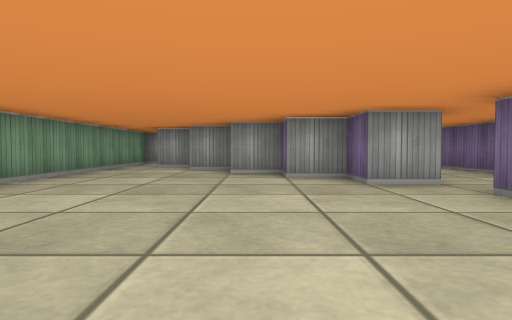
view 1 (above)

14 first-person views from a walk through a cub3D ray-caster map. The camera is about half as high as the walls, tilts 2° down and sees 75° across. The floor is counted in squares. Each view is taken from the middle of a square. On the plan, view 1 faces up. The plan holds only what a view shows up to about 9 squares ahead; the rest is blank.

view 2
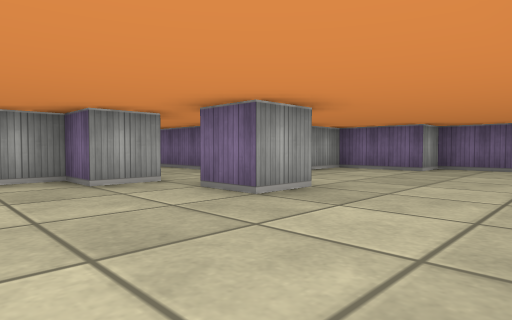

view 3
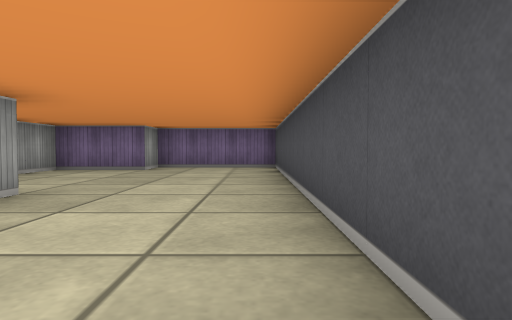

view 4
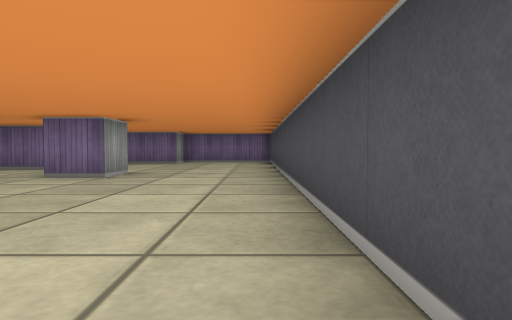

view 5
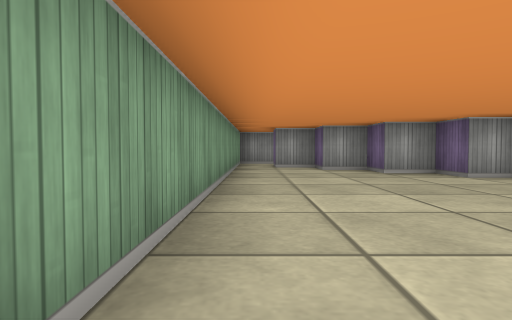

view 6
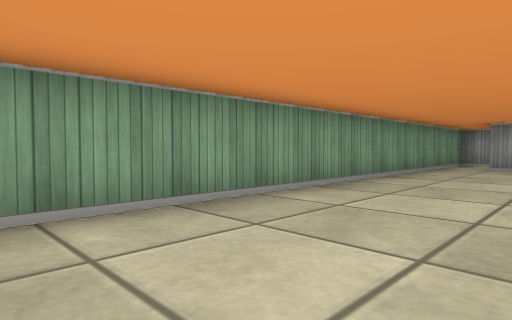

view 7
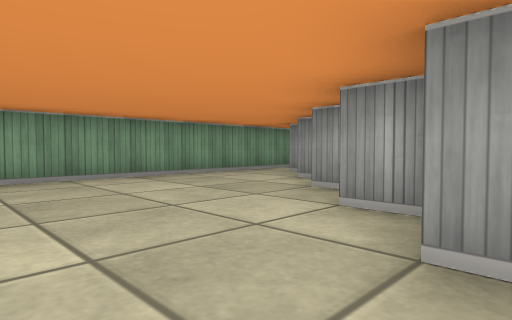

view 8
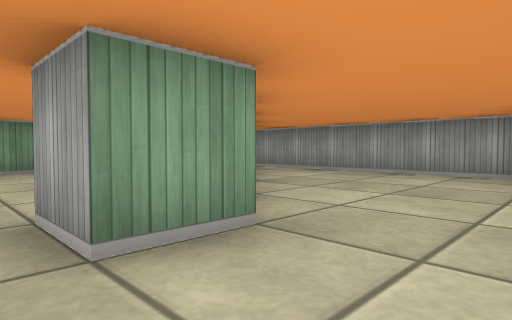

view 9
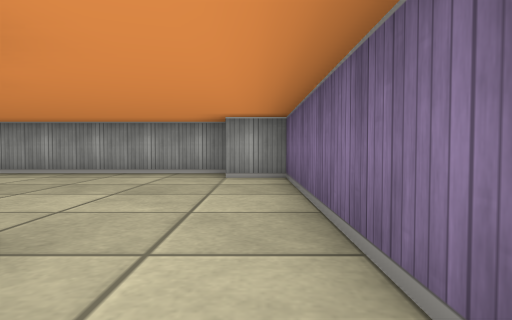

view 10
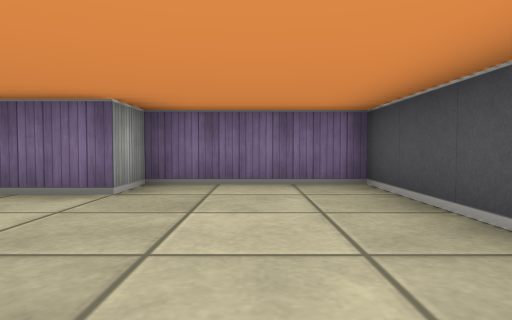

view 11
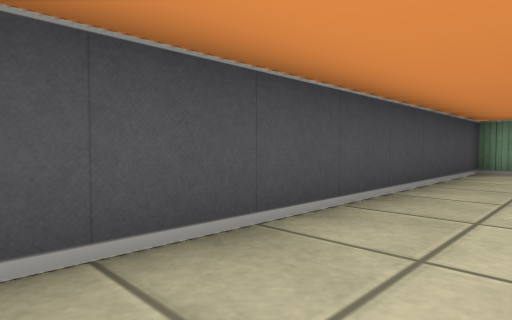

view 12
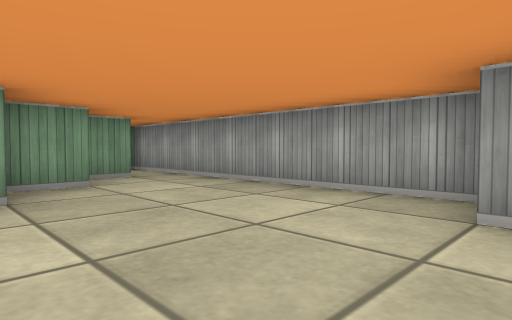

view 13
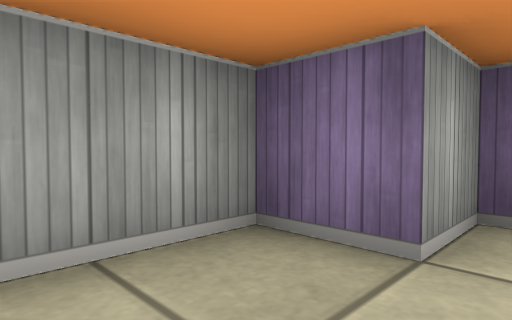

view 14
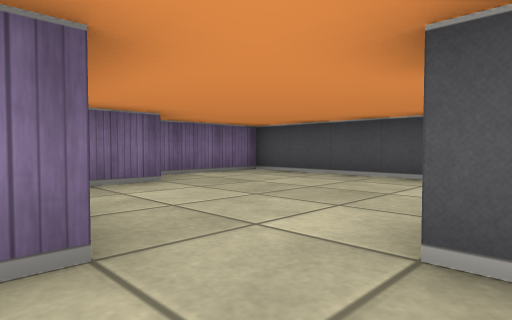

### Floor plan
Ten units are one square. View 1 is at (0, 0); x grows to the right and y downward. Boxes are objects, and circles mark ways between rooms. Rooms are numbered by the first view taken in them; rooms with no view inside come last. Other rooms are left out.
<svg viewBox="-40 -110 130 120">
<path fill="none" stroke="#000" d="M35 -25 25 -25 25 -35M25 -45 15 -45 15 -55 5 -55 5 -65 -5 -65 -5 -75 -15 -75M-15 -85 -25 -85M-35 -75 -35 5 85 5 85 -25 75 -25 75 -45 62 -45M25 -55 25 -45M-5 -86 -5 -75M-15 -95 -15 -88M45 -44 45 -95 35 -95 35 -105 -15 -105M-15 -75 -15 -85M-15 -105 -35 -105 -35 -75"/>
<circle cx="35" cy="-50" r="3" fill="#2a7"/>
<circle cx="-30" cy="-80" r="3" fill="#2a7"/>
<circle cx="-20" cy="-100" r="3" fill="#2a7"/>
<text x="20" y="-20">1</text>
<text x="20" y="-80">2</text>
<text x="-30" y="-90">3</text>
</svg>
Room 1 opens to room 2. Room 1 opens to room 3. Room 2 opens to room 3.

Where each view was taken, in squares from view 1:
view 1: 0 up, 0 right, facing up
view 2: 0 up, 0 right, facing up-right
view 3: 0 up, 0 right, facing right
view 4: 0 up, 3 left, facing right
view 5: 0 up, 3 left, facing up
view 6: 0 up, 1 left, facing up-left
view 7: 3 up, 2 right, facing up-left
view 8: 4 up, 4 right, facing up-left
view 9: 4 up, 4 right, facing up
view 10: 1 up, 4 right, facing right
view 11: 1 up, 4 right, facing down-left
view 12: 7 up, 4 right, facing up-left
view 13: 9 up, 2 right, facing up-right
view 14: 5 up, 3 right, facing down-right
